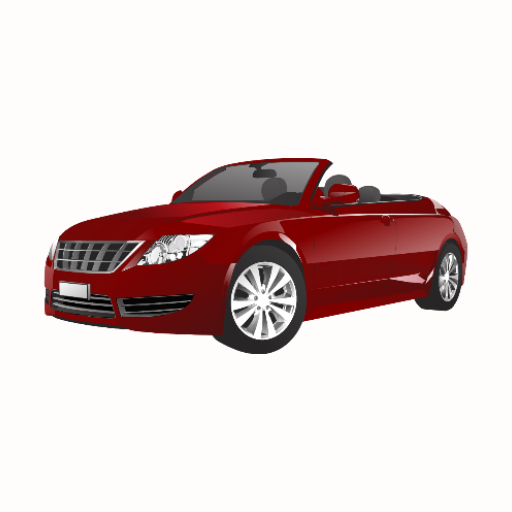
#> input picture app/src/main/ic_launcher-playstore.png, 512 x 512 px
$ python -i extractImage.py   (imports and definitions only)
#> lines starting #> are read from the running program, lines starting #| are printed output that depends on the picture
import cv2
import numpy as np
import imutils

def extract_license_plate(image_bytes):
    # Convert byte array to NumPy array
    np_arr = np.frombuffer(image_bytes, np.uint8)
    image_array = cv2.imdecode(np_arr, cv2.IMREAD_COLOR)

    # Convert the image to grayscale
    gray = cv2.cvtColor(image_array, cv2.COLOR_BGR2GRAY)

    # Apply bilateral filter to remove noise while keeping edges sharp
    filtered = cv2.bilateralFilter(gray, 11, 17, 17)

    # Perform edge detection
    edged = cv2.Canny(filtered, 30, 200)

    # Find contours
    ext_contours = cv2.findContours(edged.copy(), cv2.RETR_TREE, cv2.CHAIN_APPROX_SIMPLE)
    contours = imutils.grab_contours(ext_contours)
    contours = sorted(contours, key=cv2.contourArea, reverse=True)[:10]

    # Initialize the license plate contour location
    location = None

    # Loop over contours to find a quadrilateral
    for contour in contours:
        approx = cv2.approxPolyDP(contour, 10, True)
        if len(approx) == 4:
            location = approx
            break

    if location is None:
        return image_bytes

    # Create a mask for the license plate
    mask = np.zeros(gray.shape, np.uint8)
    new_image = cv2.drawContours(mask, [location], 0, 255, -1)
    new_image = cv2.bitwise_and(image_array, image_array, mask=mask)

    # Extract the license plate
    (x, y) = np.where(mask == 255)
    (x1, y1) = (np.min(x), np.min(y))
    (x2, y2) = (np.max(x), np.max(y))
    final_plate = gray[x1:x2+1, y1:y2+1]

    # Convert the result to byte array and return
    _, buffer = cv2.imencode('.png', final_plate)
    return buffer.tobytes()

>>> import cv2
>>> picture = cv2.imread('../ic_launcher-playstore.png', cv2.IMREAD_GRAYSCALE)
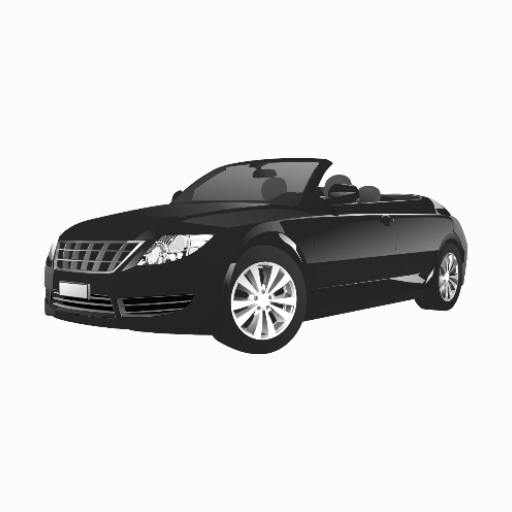
#> picture: shape (512, 512); min 0, max 255, mean 213.3
#> (the run stopped early here; a loop or call above may not have finished)
